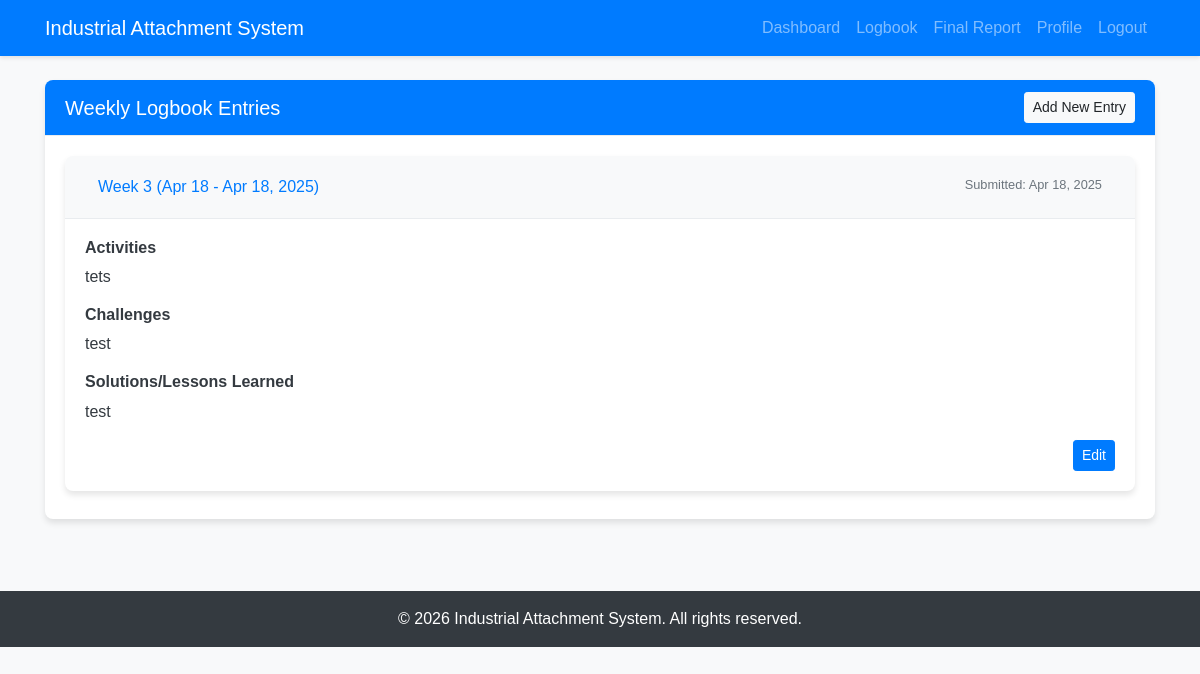
Screenshot of /pages/student/logbook.php (signed in) with the database file from the repository.
### tables this page shows
CREATE TABLE `logbooks` (
  `logbook_id` int(11) NOT NULL,
  `student_id` int(11) NOT NULL,
  `week_number` int(11) NOT NULL,
  `start_date` date NOT NULL,
  `end_date` date NOT NULL,
  `activities` text NOT NULL,
  `challenges` text DEFAULT NULL,
  `solutions` text DEFAULT NULL,
  `submission_date` timestamp NOT NULL DEFAULT current_timestamp()
);

### pages/student/logbook.php (the view, shortened to what this page needs)
<?php
require_once '../../config/db_connect.php';
$student = getStudentDetails($conn, $_SESSION['user_id']);
$stmt = $conn->prepare("SELECT * FROM logbooks WHERE student_id = ? ORDER BY week_number DESC");
$stmt->bind_param("i", $student['student_id']);
$stmt->execute();
$logbooks = $stmt->get_result()->fetch_all(MYSQLI_ASSOC);
include '../../includes/header.php';
?>
<div class="row">
    <div class="col-lg-12">
        <div class="card mb-4">
            <div class="card-header bg-primary text-white d-flex justify-content-between align-items-center">
                <h5 class="mb-0">Weekly Logbook Entries</h5>
                <button type="button" class="btn btn-light btn-sm" data-toggle="modal" data-target="#addLogbookModal">
                    <i class="fa fa-plus"></i> Add New Entry
                </button>
            </div>
            <div class="card-body">
                <?php if (empty($logbooks)): ?>
                    <div class="alert alert-info">
                        You haven't submitted any logbook entries yet. Click "Add New Entry" to create your first weekly logbook.
                    </div>
                <?php else: ?>
                    <div class="accordion" id="logbookAccordion">
                        <?php foreach ($logbooks as $index => $logbook): ?>
                            <div class="card mb-2">
                                <div class="card-header" id="heading<?php echo $logbook['logbook_id']; ?>">
                                    <h2 class="mb-0">
                                        <button class="btn btn-link btn-block text-left d-flex justify-content-between" type="button" data-toggle="collapse" data-target="#collapse<?php echo $logbook['logbook_id']; ?>" aria-expanded="<?php echo ($index === 0) ? 'true' : 'false'; ?>" aria-controls="collapse<?php echo $logbook['logbook_id']; ?>">
                                            <span>Week <?php echo $logbook['week_number']; ?> (<?php echo date('M d', strtotime($logbook['start_date'])); ?> - <?php echo date('M d, Y', strtotime($logbook['end_date'])); ?>)</span>
                                            <span class="text-muted small">Submitted: <?php echo date('M d, Y', strtotime($logbook['submission_date'])); ?></span>
                                        </button>
                                    </h2>
                                </div>
                                <div id="collapse<?php echo $logbook['logbook_id']; ?>" class="collapse <?php echo ($index === 0) ? 'show' : ''; ?>" aria-labelledby="heading<?php echo $logbook['logbook_id']; ?>" data-parent="#logbookAccordion">
                                    <div class="card-body">
                                        <h6 class="font-weight-bold">Activities</h6>
                                        <p><?php echo nl2br($logbook['activities']); ?></p>
                                        <h6 class="font-weight-bold">Challenges</h6>
                                        <p><?php echo !empty($logbook['challenges']) ? nl2br($logbook['challenges']) : 'None reported'; ?></p>
                                        <h6 class="font-weight-bold">Solutions/Lessons Learned</h6>
                                        <p><?php echo !empty($logbook['solutions']) ? nl2br($logbook['solutions']) : 'None reported'; ?></p>
                                        <div class="text-right mt-3">
                                            <button type="button" class="btn btn-primary btn-sm"
                                                onclick="editLogbook(
                                                    <?php echo $logbook['logbook_id']; ?>,
                                                    <?php echo $logbook['week_number']; ?>,
                                                    '<?php echo $logbook['start_date']; ?>',
                                                    '<?php echo $logbook['end_date']; ?>',
                                                    '<?php echo addslashes($logbook['activities']); ?>',
                                                    '<?php echo addslashes($logbook['challenges']); ?>',
                                                    '<?php echo addslashes($logbook['solutions']); ?>'
                                                )">
                                                <i class="fa fa-edit"></i> Edit
                                            </button>
                                        </div>
                                    </div>
                                </div>
                            </div>
                        <?php endforeach; ?>
                    </div>
                <?php endif; ?>
            </div>
        </div>
    </div>
</div>
<?php include '../../includes/footer.php'; ?>

### assets/css/style.css (style rules this page uses)
body { font-family: 'Arial', sans-serif; background-color: #f8f9fa; color: #343a40; padding-bottom: 50px; }
.card { border: none; border-radius: 8px; box-shadow: 0 4px 6px rgba(0, 0, 0, 0.1); margin-bottom: 20px; overflow: hidden; }
.card-header { background-color: #f8f9fa; border-bottom: 1px solid #e9ecef; font-weight: 600; }
.btn-primary { background-color: #007bff; border-color: #007bff; }

### rows the page displays
logbooks: week_number "3", start_date "Apr 18", end_date "Apr 18, 2025", submission_date "Apr 18, 2025", activities "tets", challenges "test", solutions "test"
